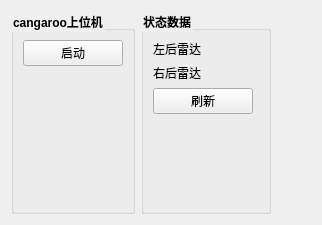
                 <widget class="QWidget" name="tab_9">
                  <attribute name="title">
                   <string>超声波雷达</string>
                  </attribute>
                  <layout class="QVBoxLayout" name="verticalLayout_33">
                   <item>
                    <layout class="QHBoxLayout" name="horizontalLayout_55">
                     <item>
                      <widget class="QGroupBox" name="groupBox_16">
                       <property name="font">
                        <font>
                         <weight>75</weight>
                         <bold>true</bold>
                        </font>
                       </property>
                       <property name="styleSheet">
                        <string notr="true">QGroupBox::title{
font-size:13px;
front-weight:bold;
}</string>
                       </property>
                       <property name="title">
                        <string>cangaroo上位机</string>
                       </property>
                       <layout class="QVBoxLayout" name="verticalLayout_31">
                        <item>
                         <layout class="QVBoxLayout" name="verticalLayout_32">
                          <item>
                           <layout class="QHBoxLayout" name="horizontalLayout_59">
                            <item>
                             <widget class="QPushButton" name="pushButton_tof_config">
                              <property name="minimumSize">
                               <size>
                                <width>100</width>
                                <height>0</height>
                               </size>
                              </property>
                              <property name="maximumSize">
                               <size>
                                <width>100</width>
                                <height>16777215</height>
                               </size>
                              </property>
                              <property name="text">
                               <string>启动</string>
                              </property>
                             </widget>
                            </item>
                           </layout>
                          </item>
                         </layout>
                        </item>
                        <item>
                         <spacer name="verticalSpacer_6">
                          <property name="orientation">
                           <enum>Qt::Vertical</enum>
                          </property>
                          <property name="sizeHint" stdset="0">
                           <size>
                            <width>20</width>
                            <height>136</height>
                           </size>
                          </property>
                         </spacer>
                        </item>
                       </layout>
                      </widget>
                     </item>
                     <item>
                      <widget class="QGroupBox" name="groupBox_17">
                       <property name="maximumSize">
                        <size>
                         <width>130</width>
                         <height>16777215</height>
                        </size>
                       </property>
                       <property name="font">
                        <font>
                         <weight>75</weight>
                         <bold>true</bold>
                        </font>
                       </property>
                       <property name="styleSheet">
                        <string notr="true">QGroupBox::title{
font-size:13px;
front-weight:bold;
}</string>
                       </property>
                       <property name="title">
                        <string>状态数据</string>
                       </property>
                       <layout class="QVBoxLayout" name="verticalLayout_9">
                        <item>
                         <layout class="QHBoxLayout" name="horizontalLayout_12">
                          <item>
                           <widget class="QLabel" name="label_90">
                            <property name="text">
                             <string>左后雷达  </string>
                            </property>
                           </widget>
                          </item>
                          <item>
                           <widget class="QLabel" name="label_tof_data">
                            <property name="sizePolicy">
                             <sizepolicy hsizetype="Expanding" vsizetype="Preferred">
                              <horstretch>0</horstretch>
                              <verstretch>0</verstretch>
                             </sizepolicy>
                            </property>
                            <property name="styleSheet">
                             <string notr="true"/>
                            </property>
                            <property name="text">
                             <string/>
                            </property>
                           </widget>
                          </item>
                         </layout>
                        </item>
                        <item>
                         <layout class="QHBoxLayout" name="horizontalLayout_13">
                          <item>
                           <widget class="QLabel" name="label_6">
                            <property name="text">
                             <string>右后雷达  </string>
                            </property>
                           </widget>
                          </item>
                          <item>
                           <widget class="QLabel" name="label_tof_r">
                            <property name="sizePolicy">
                             <sizepolicy hsizetype="Expanding" vsizetype="Preferred">
                              <horstretch>0</horstretch>
                              <verstretch>0</verstretch>
                             </sizepolicy>
                            </property>
                            <property name="styleSheet">
                             <string notr="true"/>
                            </property>
                            <property name="text">
                             <string/>
                            </property>
                           </widget>
                          </item>
                         </layout>
                        </item>
                        <item>
                         <layout class="QHBoxLayout" name="horizontalLayout_106">
                          <item>
                           <widget class="QPushButton" name="pushButton_tof_update">
                            <property name="minimumSize">
                             <size>
                              <width>100</width>
                              <height>0</height>
                             </size>
                            </property>
                            <property name="maximumSize">
                             <size>
                              <width>100</width>
                              <height>16777215</height>
                             </size>
                            </property>
                            <property name="text">
                             <string>刷新</string>
                            </property>
                           </widget>
                          </item>
                          <item>
                           <spacer name="horizontalSpacer_15">
                            <property name="orientation">
                             <enum>Qt::Horizontal</enum>
                            </property>
                            <property name="sizeHint" stdset="0">
                             <size>
                              <width>40</width>
                              <height>20</height>
                             </size>
                            </property>
                           </spacer>
                          </item>
                         </layout>
                        </item>
                        <item>
                         <spacer name="verticalSpacer_5">
                          <property name="orientation">
                           <enum>Qt::Vertical</enum>
                          </property>
                          <property name="sizeHint" stdset="0">
                           <size>
                            <width>20</width>
                            <height>40</height>
                           </size>
                          </property>
                         </spacer>
                        </item>
                       </layout>
                      </widget>
                     </item>
                     <item>
                      <spacer name="horizontalSpacer_12">
                       <property name="orientation">
                        <enum>Qt::Horizontal</enum>
                       </property>
                       <property name="sizeHint" stdset="0">
                        <size>
                         <width>40</width>
                         <height>20</height>
                        </size>
                       </property>
                      </spacer>
                     </item>
                    </layout>
                   </item>
                  </layout>
                 </widget>
